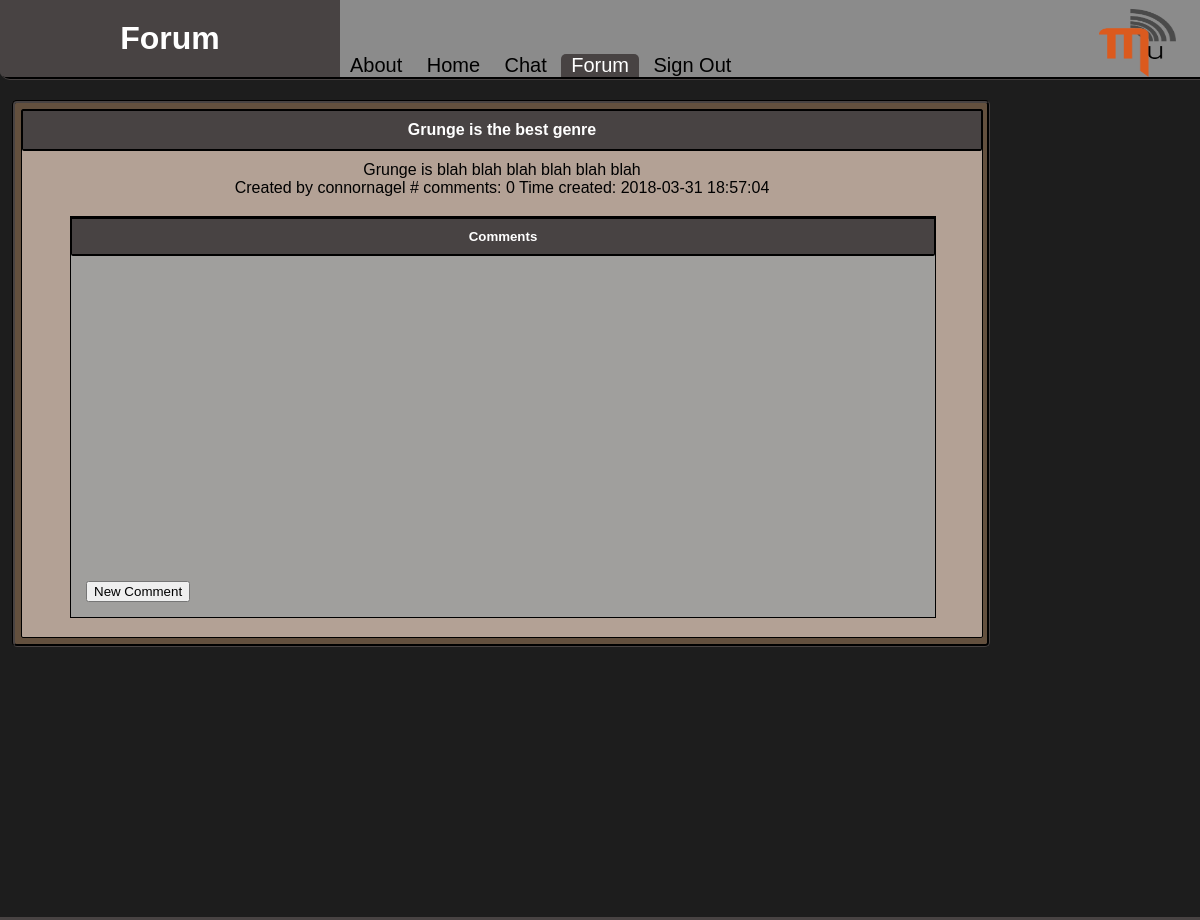
/forum_page.php?topic_id=1 (signed in), run on the app's committed database.
### tables this page shows
CREATE TABLE IF NOT EXISTS `topics` (
  `topic_id` int(10) NOT NULL AUTO_INCREMENT,
  `topic_title` varchar(100) NOT NULL,
  `topic_text` varchar(2000) NOT NULL,
  `created_by` int(10) NOT NULL,
  `num_comments` int(100) NOT NULL,
  `time_created` DATETIME DEFAULT CURRENT_TIMESTAMP NOT NULL,
  PRIMARY KEY (`topic_id`),
  KEY `Topic ID` (`topic_id`),
  CONSTRAINT `topicID_user` FOREIGN KEY (`created_by`) REFERENCES `user_info` (`user_id`) ON UPDATE CASCADE ON DELETE CASCADE
);

CREATE TABLE IF NOT EXISTS `user_info` (
  `user_id` int(10) NOT NULL AUTO_INCREMENT,
  `username` varchar(100) NOT NULL,
  `password` varchar(100) NOT NULL,
  `email` varchar(100) NOT NULL,
  PRIMARY KEY (`user_id`),
  KEY `User ID` (`user_id`)
);

### handlers/dao.php (called while the page is built, shortened)
<?php
class DAO {
	private $servername = "localhost";
	private $username = "root";
	private $password = "";
	private $database = "Muphonic";
	private function getConnection(){
		try {
			$conn = new PDO("mysql:host=$this->servername;dbname=$this->database", $this->username, $this->password);
			$conn->setAttribute(PDO::ATTR_ERRMODE, PDO::ERRMODE_EXCEPTION);
			return $conn;
		}
		catch(PDOException $e)
		{
			echo "Connection failed: " . $e->getMessage();
		}
		throw new Exception("user not found");
	}
	public function find_user($user_id){
		$conn = $this->getConnection();
		$query = $conn->prepare("SELECT `username` FROM `user_info` where `user_id`=:user_id");
		$query->bindParam(':user_id', $user_id);
		$query->setFetchMode(PDO::FETCH_ASSOC);
		$query->execute();
		return $query->fetch();
	}
	public function get_topic($topic_id){
		$conn = $this->getConnection();
		$query = $conn->prepare("SELECT * FROM `topics`  where `topic_id` = :topic_id");
		$query->setFetchMode(PDO::FETCH_ASSOC);
		$query->bindParam(':topic_id', $topic_id);
		$query->execute();
		return $query->fetch();
	}
						}

### forum_page.php (the view, shortened to what this page needs)
<?php
require_once('handlers/dao.php');
$dao = new dao();
include('template/header.php');
$topic = $dao->get_topic($_GET['topic_id']);
$createdBy = $dao->find_user($topic['created_by']);
 ?>
 	<div class="main">
 <div class="topic_page">
   <div id='this_topic'><h4><?php echo $topic['topic_title']?></h4>
     <?php
		 print "<div class=\"topic_desc\">" . $topic['topic_text'] . "</div>";
     print "<div class=\"topic_info\">" . "Created by " .
      $createdBy['username']. " # comments: " . $topic['num_comments'] . " Time created: " . $topic['time_created']
     . "</div";
     ?>
   </div>
   <div id='comment_panel'><h5>Comments</h5>
	 <div class="new_comment">
	 <button type="button" id="add_comment">New Comment</button>
 </div>
 </div>
</div>
</div>
<?php include('template/footer.php'); ?>

### style/main.css (style rules this page uses)
html,body { height: 100%; width:100%; min-height:100%; margin: 0px; padding: 0px; background-color: #1d1d1d; font-family: helvetica; }
h4 { background-color: #484343; color:#FFFFFF; margin: 0px 0px 10px 0px; padding: 10px 0px 10px 0px; border-radius:0px 0px 2px 2px; border: solid 1px; border-bottom-width: 2px; border-color:black; }
h5 { background-color: #484343; color:#FFFFFF; margin: 0px 0px 10px 0px; padding: 10px 0px 10px 0px; border-radius:0px 0px 2px 2px; border: solid 1px; border-bottom-width: 2px; border-top-width: 2px; border-color:black; }
.main { display:block; padding:2%; background-color: #63503e; min-height:200px; width: 80%; margin: 20px 8% 80px 8%; border-style: groove; //border-right-style: inset; //border-bottom-style:inset; //border-top-style:outset; border-color: #484343; border-radius: 5px; align-content: center; padding-bottom:40px; overflow: auto; position:relative; }

### style/forum.css (style rules this page uses)
.topic_page { width: 100%; min-height:500px; background-color:#b3a195; text-align:center; float:left; margin:auto; position:relative; border: solid 1px; border-radius:2px; }
.main { padding: 0.5%; margin: 20px 19% 80px 1%; }
#comment_panel { width:90%; margin:2% 5%; border:solid 1px; position:relative; min-height:400px; background-color: #a09f9d; }
.new_comment { position:absolute; bottom:0; left:0; width:100%; }
#add_comment { margin: 10px; float:left; position:absolute; bottom:5px; left: 5px; }

### data on the page
topics: topic_title "Grunge is the best genre", topic_text "Grunge is blah blah blah blah blah blah", num_comments "0", time_created "2018-03-31 18:57:04"
user_info: username "connornagel"

### other printed values
$pageTitle "Forum"
